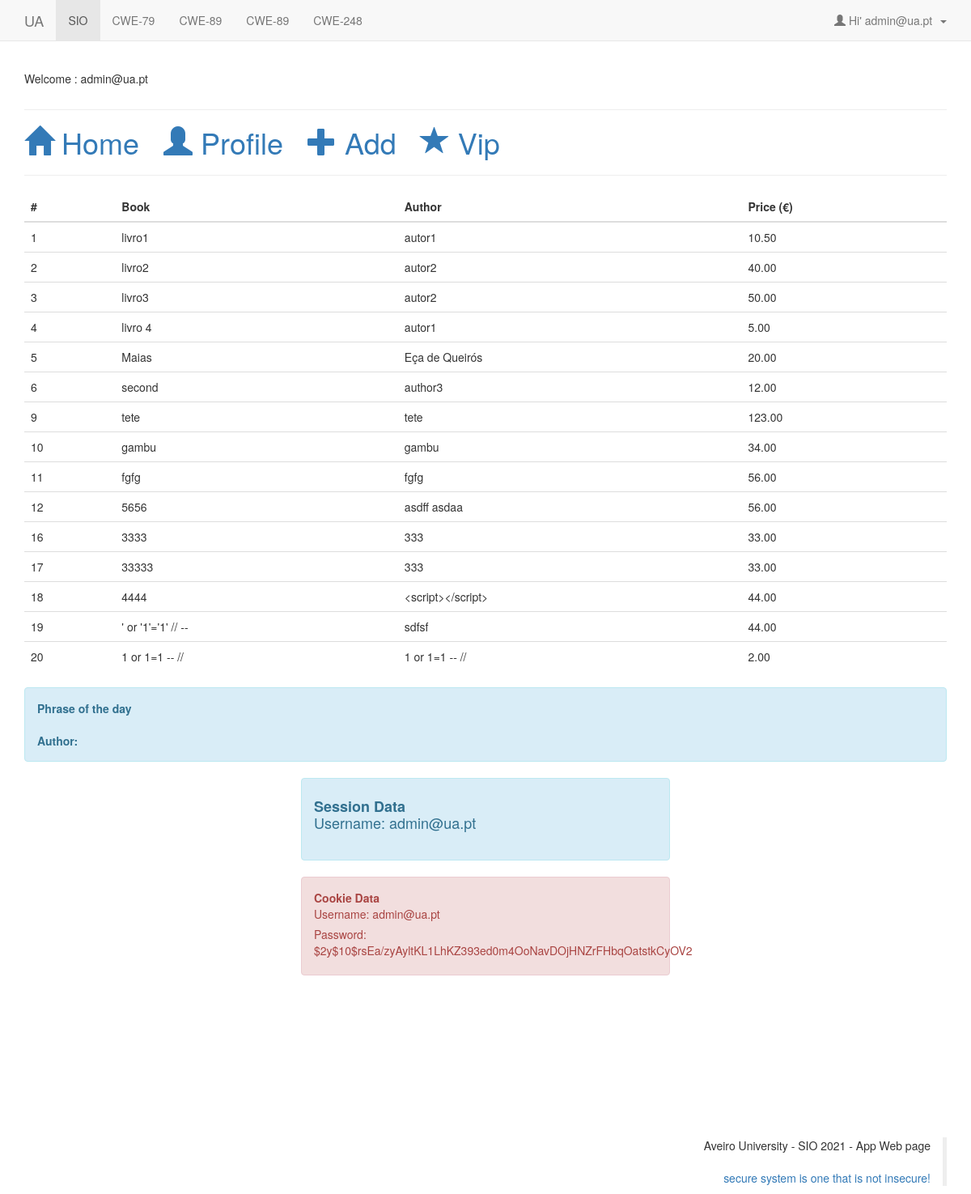
The page /app/home.php (signed in) on the database its author committed.
### tables this page shows
CREATE TABLE `users` (
  `user_id` int NOT NULL AUTO_INCREMENT,
  `user_name` varchar(15) NOT NULL,
  `user_email` varchar(40) NOT NULL,
  `user_pass` varchar(255) NOT NULL,
  `joining_date` timestamp NOT NULL DEFAULT CURRENT_TIMESTAMP,
  `user_type` varchar(40) NOT NULL,
  PRIMARY KEY (`user_id`)
);

CREATE TABLE `books` (
  `id` bigint unsigned NOT NULL AUTO_INCREMENT,
  `name` varchar(45) DEFAULT NULL,
  `author` varchar(45) DEFAULT NULL,
  `price` decimal(10,2) DEFAULT NULL,
  `user_id` int NOT NULL,
  PRIMARY KEY (`id`),
  UNIQUE KEY `id` (`id`)
);

### app/class.user.php (called while the page is built, shortened)
<?php
class USER
{
	private $conn;
	public function __construct()
	{
		$database = new Database();
		$db = $database->dbConnection();
		$this->conn = $db;
    }
	public function runQuery($sql)
	{
		$stmt = $this->conn->prepare($sql);
		return $stmt;
	}
}
?>

### app/home.php (the view, shortened to what this page needs)
<?php include "header.php"; ?>
<?php include "functions.php"; ?>
<table class="table" id="tab_livros">
        <thead>
                <tr>
                        <th scope="col">#</th>
                        <th scope="col">Book</th>
                        <th scope="col">Author</th>
                        <th scope="col">Price (€)</th>
                </tr>
        </thead>
        <tbody id="books_tbody">
                <?php
                global $connection;
                $query = "select * from books;";
                $result = mysqli_query($connection, $query);
                if ($result->num_rows > 0) {
                        while ($row = mysqli_fetch_array($result)) {
                                echo "<tr>";
                                echo "<td>" . $row[0] . "</td>";
                                echo "<td>" . $row[1] . "</td> ";
                                echo "<td>" . $row[2] . "</td>";
                                echo "<td>" . $row[3] . "</td>";
                                echo "</tr>";
                        }
                } else {
                        echo "0 results";
                }
                ?>
        </tbody>
</table>
<div class="alert alert-info">
            <?php getData() ?>
</div>
<div class="alert alert-info center-block" style="width: 40%;" role="alert">
        <label class="h4"><b>Session Data</b> <p>Username: <?php print($userRow['user_name']); ?></p></label>
</div>
<div class="alert alert-danger center-block" style="width: 40%;" role="alert">
        <?php
        if(isset($_COOKIE['username'])){
                echo "<b>Cookie Data</b><p>Username: ";
                $username = $_COOKIE['username'];
                echo "" . $username . "</p>";
        }   else {
                $username = "";
        }
        if(isset($_COOKIE['password'])){
                echo "<p>Password: ";
                $password = $_COOKIE['password'];
                echo "" . $password . "</p>";
        }   else {
                $password = "";
        }
        ?></p>
</div>
<?php include "footer.php"; ?>

### app/header.php (shortened to what this page needs)
<?php
	require_once("class.user.php");
	$auth_user = new USER();
	$user_id = $_SESSION['user_session'];
	$stmt = $auth_user->runQuery("SELECT * FROM users WHERE user_id=:user_id");
	$stmt->execute(array(":user_id"=>$user_id));
	$userRow=$stmt->fetch(PDO::FETCH_ASSOC);
?>
<!DOCTYPE html PUBLIC "-//W3C//DTD XHTML 1.0 Transitional//EN" "http://www.w3.org/TR/xhtml1/DTD/xhtml1-transitional.dtd">
<html xmlns="http://www.w3.org/1999/xhtml">
<head>
<link rel="stylesheet" href="https://maxcdn.bootstrapcdn.com/bootstrap/3.4.1/css/bootstrap.min.css">
</head>
<body>
<nav class="navbar navbar-default navbar-fixed-top">
    <div class="container">
        <div class="navbar-header">
            <a class="navbar-brand" href="https://www.ua.pt/" target="_blank">UA</a>
        </div>
        <div id="navbar" class="navbar-collapse collapse">
            <ul class="nav navbar-nav">
                <li class="active"><a href="http://sweet.ua.pt/jpbarraca/course/sio-2021/main/" target="_blank">SIO</a>
                </li>
                <li><a href="https://cwe.mitre.org/data/definitions/79.html" target="_blank">CWE-79</a></li>
                <li><a href="https://cwe.mitre.org/data/definitions/89.html" target="_blank">CWE-89</a></li>
                <li><a href="https://cwe.mitre.org/data/definitions/89.html" target="_blank">CWE-89</a></li>
                <li><a href="https://cwe.mitre.org/data/definitions/284.html" target="_blank">CWE-248</a></li>
            </ul>
            <ul class="nav navbar-nav navbar-right">
                <li class="dropdown">
                    <a href="#" class="dropdown-toggle" data-toggle="dropdown" role="button" aria-haspopup="true"
                       aria-expanded="false">
                        <span class="glyphicon glyphicon-user"></span>&nbsp;Hi' <?php echo $userRow['user_email']; ?>
                        &nbsp;<span class="caret"></span></a>
                </li>
            </ul>
        </div>
    </div>
</nav>
<div class="container-fluid" style="margin-top:80px;">
    <div class="container">
        <label class="h5">Welcome : <?php print($userRow['user_name']); ?></label>
        <hr/>
        <h1>
            <a href="home.php"><span class="glyphicon glyphicon-home"></span> Home</a> &nbsp;
            <a href="profile.php"><span class="glyphicon glyphicon-user"></span> Profile</a> &nbsp;
            <a href="book_add.php"><span class="glyphicon glyphicon-plus"></span> Add</a> &nbsp;
            <?php
            if ($_SESSION['user_type'] == 'admin') {
                echo '<a href="vip.php"><span class="glyphicon glyphicon-star"></span> Vip</a>';
            }
            ?>
        </h1>
        <hr/>

### app/functions.php (shortened to what this page needs)
<?php
function getData() {
    $curl = curl_init();
    $response = curl_exec($curl);
    $err = curl_error($curl);
    if ($err) {
        echo "cURL Error #:" . $err;
    } else {
        $response = json_decode($response, true);
        echo "<b>Phrase of the day</b><br>" . $response['content'] . "<br><p> <b>Author: </b>" . $response['originator']['name'];
    }
}
?>

### app/footer.php
<p class="blockquote-reverse" style="margin-top:200px;">
            Aveiro University - SIO 2021 - App Web page<br/><br/>
            <a href="#">secure system is one that is not insecure!</a>
        </p>
    </div>
</div>
</body>
</html>

### rows shown on the page
users: user_email "admin@ua.pt", user_name "admin@ua.pt"
books: id "1", name "livro1", author "autor1", price "10.50"
books: id "2", name "livro2", author "autor2", price "40.00"
books: id "3", name "livro3", author "autor2", price "50.00"
books: id "4", name "livro 4", author "autor1", price "5.00"
books: id "5", name "Maias", author "Eça de Queirós", price "20.00"
books: id "6", name "second", author "author3", price "12.00"
books: id "9", name "tete", author "tete", price "123.00"
books: id "10", name "gambu", author "gambu", price "34.00"
books: id "11", name "fgfg", author "fgfg", price "56.00"
books: id "12", name "5656", author "asdff asdaa", price "56.00"
books: id "16", name "3333", author "333", price "33.00"
books: id "17", name "33333", author "333", price "33.00"
books: id "18", name "4444", author "<script></script>", price "44.00"
books: id "19", name "' or '1'='1' // --", author "sdfsf", price "44.00"
books: id "20", name "1 or 1=1 -- //", author "1 or 1=1 -- //", price "2.00"

### other values the page prints
$username "admin@ua.pt"
$password "$2y$10$rsEa/zyAyltKL1LhKZ393ed0m4OoNavDOjHNZrFHbqOatstkCyOV2"
